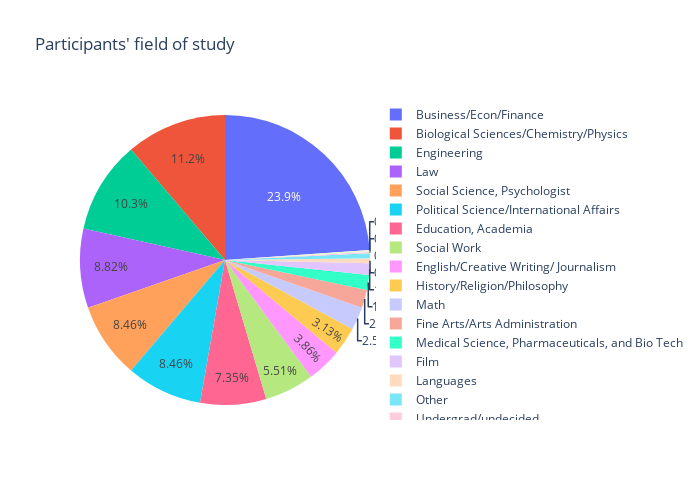

The code cell stored with this chart in its notebook:
### Code cell
fig = px.pie(participants, 
             names=participants['decoded_field'].value_counts().index, 
             values=participants['decoded_field'].value_counts().values,
             title='Participants\' field of study ')
fig.update_layout(
    autosize=False,
    width=700,
    height=500,

   #paper_bgcolor="LightSteelBlue",
)
fig.show()

### Figure 1 — Plotly figure (JSON) as saved in the notebook; plotly's stock layout.template omitted (floating-point values rounded to 4 significant figures)
{"data": [{"domain": {"x": [0, 1], "y": [0, 1]}, "hovertemplate": "label=%{label}<br>value=%{value}<extra></extra>", "labels": ["Business/Econ/Finance", "Biological Sciences/Chemistry/Physics", "Engineering", "Law", "Social Science, Psychologist", "Political Science/International Affairs", "Education, Academia", "Social Work", "English/Creative Writing/ Journalism", "History/Religion/Philosophy", "Math", "Fine Arts/Arts Administration", "Medical Science, Pharmaceuticals, and Bio Tech", "Film", "Languages", "Other", "Undergrad/undecided", "Architecture"], "legendgroup": "", "name": "", "showlegend": true, "type": "pie", "values": [130, 61, 56, 48, 46, 46, 40, 30, 21, 17, 14, 11, 9, 7, 3, 3, 1, 1]}], "layout": {"autosize": false, "height": 500, "legend": {"tracegroupgap": 0}, "title": {"text": "Participants' field of study "}, "width": 700}}
